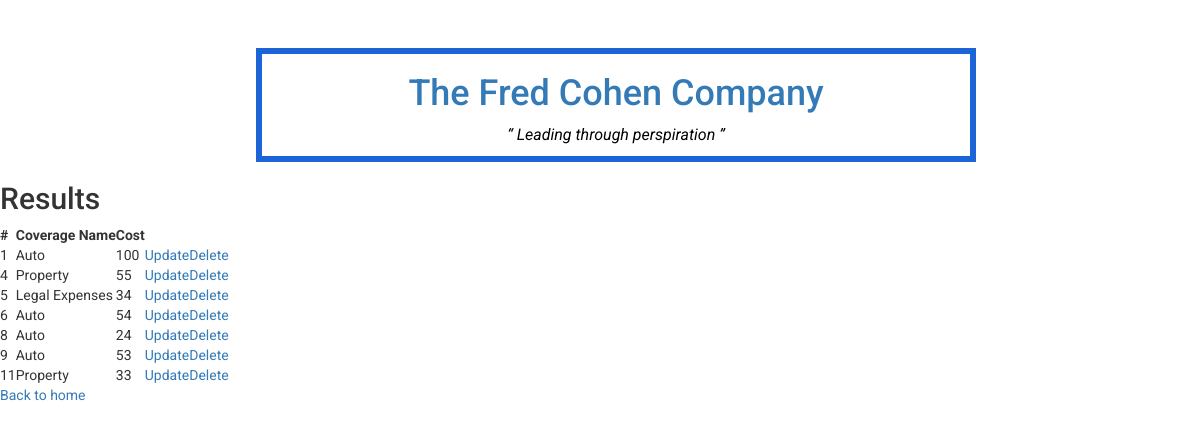
The page /old/view.php on the database as committed earlier.
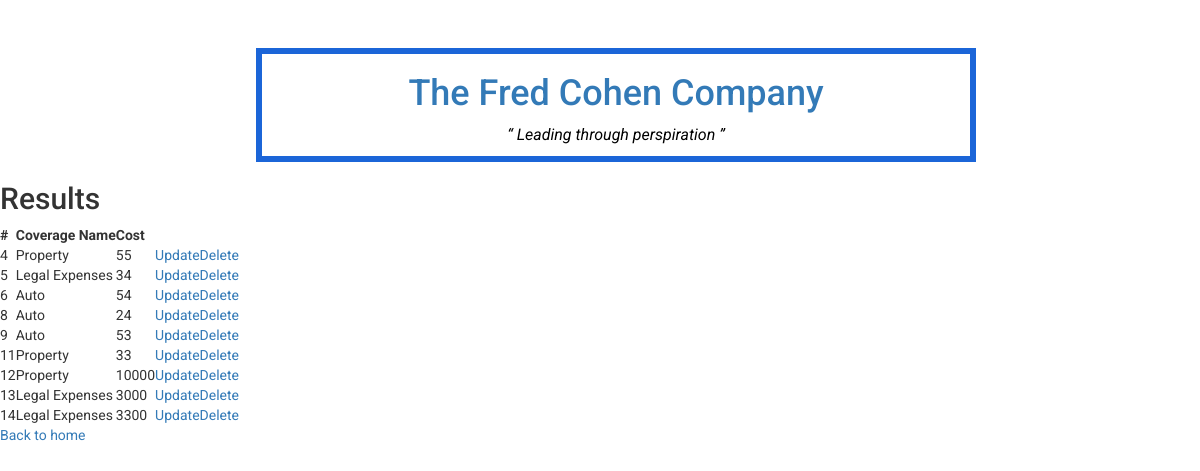
The same page on the database as committed later.
### tables this page shows
CREATE TABLE `coverage` (
	`id`	INTEGER NOT NULL PRIMARY KEY AUTOINCREMENT,
	`coverage_name`	TEXT NOT NULL,
	`cost`	INTEGER NOT NULL
);

### common.php (called while the page is built)
<?php
function escape($html)
{
	return htmlspecialchars($html, ENT_QUOTES | ENT_SUBSTITUTE, "UTF-8");
}

### old/view.php (the view, shortened to what this page needs)
<?php
require "templates/header.php";
try {
	require "../config.php";
	require "../common.php";
	$connection = new PDO ( $dsn );
	$sql = "SELECT * FROM coverage";
	$statement = $connection->prepare ( $sql );
	$statement->execute ();
	$result = $statement->fetchAll (PDO::FETCH_ASSOC);
} catch ( PDOException $error ) {
	echo $sql . "<br>" . $error->getMessage ();
}
?>
<h2 id="test">Results</h2>
<table>
	<thead>
		<tr>
			<th>#</th>
			<th>Coverage Name</th>
			<th>Cost</th>
		</tr>
	</thead>
	<tbody>
	<?php
	$className = "'confirmation'";
	foreach ( $result as $row ) {
		?>
			<tr>
			<td><?php echo escape($row["id"]); ?></td>
			<td><?php echo escape($row["coverage_name"]); ?></td>
            <td><?php echo escape($row["cost"]); ?></td>
			<td><?php echo "<a href=" . "update.php?id=" . $row["id"] . ">" . "Update</a>" ?> </td>
			<td><?php echo "<a href=" . "delete.php?id=" . $row["id"] . " class=" . $className . "> Delete </a>" ?> </td>
		</tr>
		<?php
	}
	?>
		</tbody>
</table>
<a href="index.php">Back to home</a>
<?php require "templates/footer.php"; ?>

Rows that differ between the two databases and show on the page:
removed coverage: id "1", coverage_name "Auto", cost "100"
added coverage: id "12", coverage_name "Property", cost "10000"
added coverage: id "13", coverage_name "Legal Expenses", cost "3000"
added coverage: id "14", coverage_name "Legal Expenses", cost "3300"
